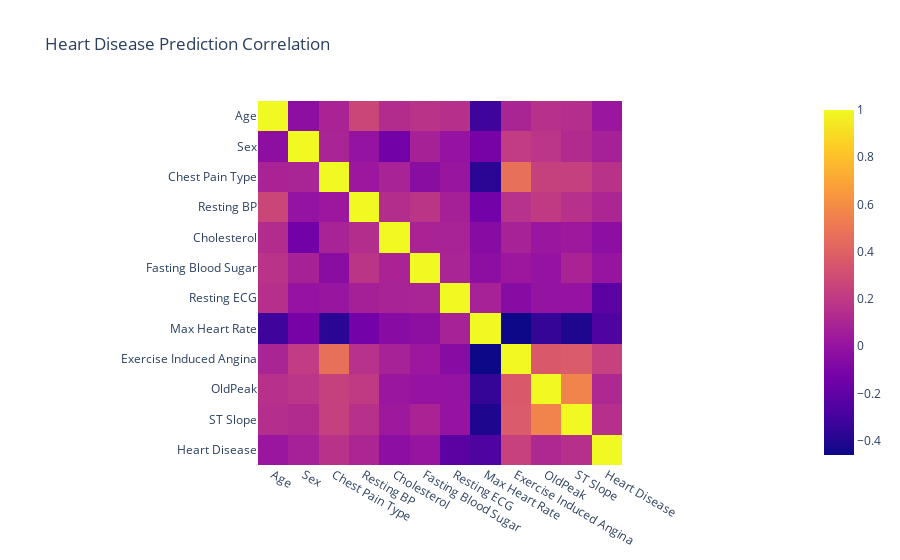

This figure's notebook cell:
### Markdown cell above
Data Exploration

### Code cell
#correlation

px.imshow(df.corr(),title="Heart Disease Prediction Correlation")

### Figure 1 — Plotly figure (JSON) as saved in the notebook; plotly's stock layout.template omitted (floating-point values rounded to 4 significant figures; data arrays with more than 128 entries replaced by an {"elided": "..."} marker saying what was removed)
{"data": [{"coloraxis": "coloraxis", "hovertemplate": "x: %{x}<br>y: %{y}<br>color: %{z}<extra></extra>", "name": "0", "type": "heatmap", "x": ["Age", "Sex", "Chest Pain Type", "Resting BP", "Cholesterol", "Fasting Blood Sugar", "Resting ECG", "Max Heart Rate", "Exercise Induced Angina", "OldPeak", "ST Slope", "Heart Disease"], "xaxis": "x", "y": ["Age", "Sex", "Chest Pain Type", "Resting BP", "Cholesterol", "Fasting Blood Sugar", "Resting ECG", "Max Heart Rate", "Exercise Induced Angina", "OldPeak", "ST Slope", "Heart Disease"], "yaxis": "y", "z": {"elided": "12x12 float values"}}], "layout": {"coloraxis": {"colorscale": [[0, "#0d0887"], [0.1111, "#46039f"], [0.2222, "#7201a8"], [0.3333, "#9c179e"], [0.4444, "#bd3786"], [0.5556, "#d8576b"], [0.6667, "#ed7953"], [0.7778, "#fb9f3a"], [0.8889, "#fdca26"], [1, "#f0f921"]]}, "title": {"text": "Heart Disease Prediction Correlation"}, "xaxis": {"anchor": "y", "constrain": "domain", "domain": [0, 1], "scaleanchor": "y"}, "yaxis": {"anchor": "x", "autorange": "reversed", "constrain": "domain", "domain": [0, 1]}}}
